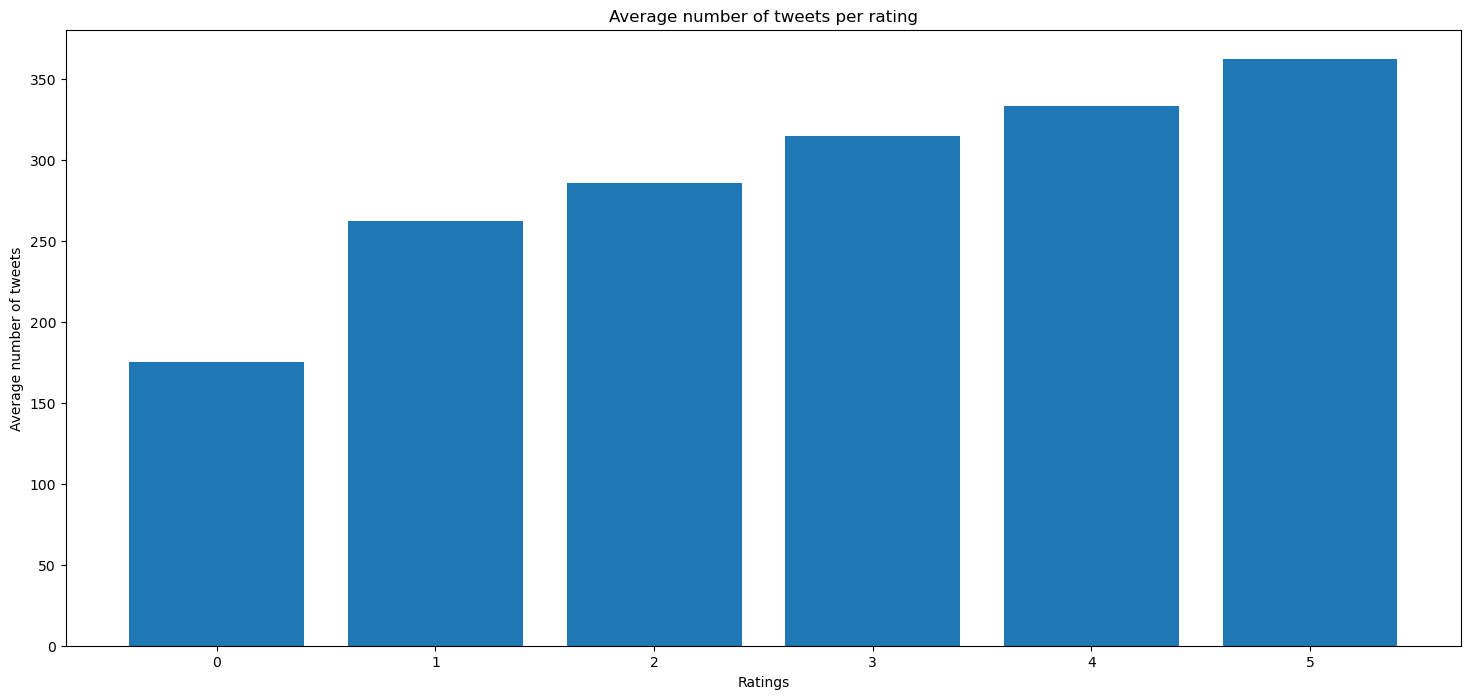

Generate this figure with Python:
import json
from collections import Counter
import matplotlib.pyplot as plt

def task5():

    # open tweet file and review file
    with open('/course/data/a1/engagements/HealthStory.json') as tweet_json_file:
        tweet_json = json.load(tweet_json_file)

    with open('/course/data/a1/reviews/HealthStory.json') as review_json_file:
        review_json = json.load(review_json_file)
    
    # a list for tweet ids for each article per rating
    tweet_rating_0 = []
    tweet_rating_1 = []
    tweet_rating_2 = []
    tweet_rating_3 = []
    tweet_rating_4 = []
    tweet_rating_5 = []

    # loop through each of the tweet id for each article and append all the tweet id to the list with its corresponding rating
    for (key, val), i in zip(tweet_json.items(), review_json):
        for key2, val2 in val.items():
            for tweet in val2:
                if i['rating'] == 0:
                    tweet_rating_0.append(tweet)
                elif i['rating'] == 1:
                    tweet_rating_1.append(tweet)
                elif i['rating'] == 2:
                    tweet_rating_2.append(tweet)
                elif i['rating'] == 3:
                    tweet_rating_3.append(tweet)
                elif i['rating'] == 4:
                    tweet_rating_4.append(tweet)
                elif i['rating'] == 5:
                    tweet_rating_5.append(tweet)
                else:
                    continue

    # a list with total number of tweets in each rating                
    total_number_of_tweets_per_rating = [len(tweet_rating_0), len(tweet_rating_1),
    len(tweet_rating_2), len(tweet_rating_3), len(tweet_rating_4), len(tweet_rating_5)]

    rating_list = []

    # gain all the rating for each article 
    for i in review_json:
        rating_list.append(i['rating'])
    
    # create a counter dictionary and sort it
    c = Counter(rating_list)

    ordered_dict = dict(sorted(c.items()))

    
    number_of_rating_per_rating = []
    list_of_rating = []
     
    # loop through the dictionary with rating counter to separate and key and value
    for key, val in ordered_dict.items():
        number_of_rating_per_rating.append(val)
        list_of_rating.append(key)

    # gain average number of tweets per rating
    avg_num_tweets = [i / j for i, j in zip(total_number_of_tweets_per_rating, number_of_rating_per_rating)] 
    
    # create a bar graph to compare average number of tweet per rating
    plt.figure(figsize=(18, 8))
    plt.bar(list_of_rating, avg_num_tweets)
    plt.xlabel('Ratings')
    plt.ylabel('Average number of tweets')
    plt.title('Average number of tweets per rating')
    plt.savefig('task5.png', bbox_inches="tight")

    return
